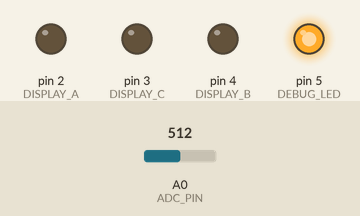
Recording of a sketch running on a simulated Arduino Uno, built with avr-gcc and run on an emulated ATmega328P. Shown: output pins drawn as LEDs (lit = HIGH). Dashed ring = blinking. The inputs (shaded band) are chosen by the test bench; at power-on: A0 (ADC_PIN) = 512. Pins used as bus, display or sensor lines are not drawn; what the sketch prints to the serial monitor is not drawn.

Above: at 0.1 s.
At 1.16 s:
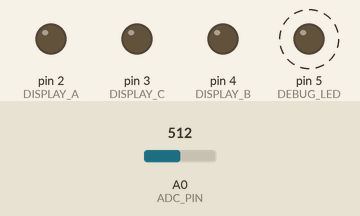
1.5 s: A0 (ADC_PIN) set to 716
4.5 s: A0 (ADC_PIN) set to 900
Timing chart, 0 to 13.5 s (numbered marks = the images above; inputs shaded):
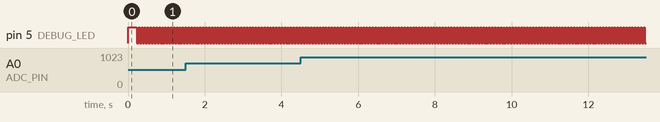

The sketch:

Placa_sensado_V3.ino
```cpp
/* Circuito de Comunicacion V3
   With 7 segment display counter */
#include <Wire.h>

// --- Config ---
const int S0 = 6;
const int S1 = 7;
const int S2 = 8;
const int ADC_PIN = A0;

// 7-Segment Display Pins
const int DISPLAY_A = 2;
const int DISPLAY_B = 4;
const int DISPLAY_C = 3;
const int DEBUG_LED = 5;

// --- Individual Sensor Calibration ---
// Index 0 through 4: {min, max}
const int sensorMin[5] = {600, 550, 555, 550, 565};
const int sensorMax[5] = {670, 700, 690, 740, 720};

void setup() {
  pinMode(S0, OUTPUT);
  pinMode(S1, OUTPUT);
  pinMode(S2, OUTPUT);
  pinMode(DISPLAY_A, OUTPUT);
  pinMode(DISPLAY_B, OUTPUT);
  pinMode(DISPLAY_C, OUTPUT);
  pinMode(ADC_PIN, INPUT);
  pinMode(DEBUG_LED, OUTPUT);

  Serial.begin(115200);
  Serial.println("5-Sensor Loop Started");

  digitalWrite(DEBUG_LED, HIGH);
  delay(200);
  digitalWrite(DEBUG_LED, LOW);
}

void loop() {
  int scaledValues[5];
  int maxVal = -1;
  int maxIndex = 0;

  // 1. Loop through all 5 sensors
  for (int i = 0; i < 5; i++) {
    // Set MUX to channel i
    digitalWrite(S0, (i & 1) ? HIGH : LOW);
    digitalWrite(S1, (i & 2) ? HIGH : LOW);
    digitalWrite(S2, (i & 4) ? HIGH : LOW);

    delayMicroseconds(20); // Stand_by

    // Read raw value
    int raw = analogRead(ADC_PIN);

    // Map individually and constrain to 0-1023
    long mappedVal = map(raw, sensorMin[i], sensorMax[i], 0, 1023);
    mappedVal = constrain(mappedVal, 0, 1023);

    scaledValues[i] = (int)mappedVal;

    // Track Max
    if (scaledValues[i] > maxVal) {
      maxVal = scaledValues[i];
      maxIndex = i;
    }
  }

  // 2. Display Index
  displayNumber(maxIndex);

  // 3. Send All 5 Scaled Values (10 Bytes) + Header
  // Header: 0xAA
  Serial.write(0xAA);
  for (int i = 0; i < 5; i++) {
    Serial.write(lowByte(scaledValues[i]));
    Serial.write(highByte(scaledValues[i]));
  }

  // Debug LED
  digitalWrite(DEBUG_LED, HIGH);
  delay(25);
  digitalWrite(DEBUG_LED, LOW);

  delay(50);
}

void displayNumber(int num) {
  // Index 0 to 4
  if (num > 4) num = 0;
  digitalWrite(DISPLAY_A, (num & 1) ? HIGH : LOW);
  digitalWrite(DISPLAY_B, (num & 2) ? HIGH : LOW);
  digitalWrite(DISPLAY_C, (num & 4) ? HIGH : LOW);
}
```

Measured:
- by itself, pin 5 (DEBUG_LED): alternates HIGH for 0.03 s and LOW for 0.05 s
